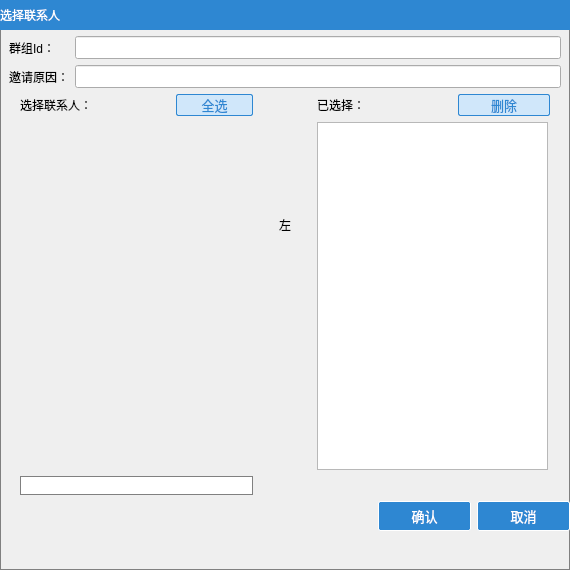
<?xml version="1.0" encoding="UTF-8"?>
<ui version="4.0">
 <class>inviteWidget</class>
 <widget class="QWidget" name="inviteWidget">
  <property name="geometry">
   <rect>
    <x>0</x>
    <y>0</y>
    <width>570</width>
    <height>570</height>
   </rect>
  </property>
  <property name="minimumSize">
   <size>
    <width>570</width>
    <height>0</height>
   </size>
  </property>
  <property name="maximumSize">
   <size>
    <width>570</width>
    <height>16777215</height>
   </size>
  </property>
  <property name="windowTitle">
   <string>Form</string>
  </property>
  <property name="styleSheet">
   <string notr="true">QWidget{
 font: 9pt &quot;微软雅黑&quot;;
}
QWidget#inviteWidget
{
	border-style: solid;
	border-width:1px;
	border-color:gray;
}
QLineEdit
{
	font-size: 10pt;
}
QPushButton#pushButtonAll
{
	font-size: 10pt;
	color:#2e87d2;
    border-style: solid;
	border-width:1px;
    border-radius: 2px;
	background-color: #d0e7fa;
}
QPushButton#pushButtonDelete
{
	font-size: 10pt;
	color:#2e87d2;
    border-style: solid;
	border-width:1px;
    border-radius: 2px;
	background-color: #d0e7fa;
}
QPushButton#pushButtonOk
{
	font-size: 9.6pt;
	color:#ffffff;
    border-style: solid;
	border-width:1px;
    border-radius: 2px;
	background-color: #2e87d2;
	min-width:91px;
	min-height:28px;
}
QPushButton#pushButtonCancle
{
	font-size: 9.6pt;
	color:#ffffff;
    border-style: solid;
	border-width:1px;
    border-radius: 2px;
	background-color: #2e87d2;
	min-width:91px;
	min-height:28px;
}
QWidget#widget{
	background-color: rgb(46, 135, 210);
}
QToolButton#toolButtonClose
{

	border-image: url(:/login/image/login/cl无焦点正常状态.png);
	height:23px;
	width: 28px;
	
}
QToolButton#toolButtonClose:hover
{
	
	
	border-image: url(:/login/image/login/cl有焦点.png);
}
QToolButton#toolButtonClose:pressed{
	
	border-image: url(:/login/image/login/cl焦点down状态.png);
	
}
QToolButton#toolButtonMin{
	border-image: url(:/login/image/login/sx无焦点正常状态.png);
height:23px;
width:28px;
	
	
}
QToolButton#toolButtonMin:hover
{
	
	border-image: url(:/login/image/login/sx有焦点.png);
}
QToolButton#toolButtonMin:pressed{
	border-image: url(:/login/image/login/sx焦点down状态.png);
	
}

QToolButton#toolButtonRight{	
	border-image: url(:/icon/image/jtr .png);

}
QToolButton#toolButtonLeft{	
	
	border-image: url(:/icon/image/jt.png);

}</string>
  </property>
  <layout class="QVBoxLayout" name="verticalLayout_5">
   <property name="leftMargin">
    <number>0</number>
   </property>
   <property name="topMargin">
    <number>0</number>
   </property>
   <property name="rightMargin">
    <number>0</number>
   </property>
   <property name="bottomMargin">
    <number>20</number>
   </property>
   <item>
    <widget class="QWidget" name="widget" native="true">
     <property name="sizePolicy">
      <sizepolicy hsizetype="Preferred" vsizetype="Fixed">
       <horstretch>0</horstretch>
       <verstretch>0</verstretch>
      </sizepolicy>
     </property>
     <property name="minimumSize">
      <size>
       <width>0</width>
       <height>30</height>
      </size>
     </property>
     <property name="maximumSize">
      <size>
       <width>16777215</width>
       <height>30</height>
      </size>
     </property>
     <property name="styleSheet">
      <string notr="true"/>
     </property>
     <layout class="QHBoxLayout" name="horizontalLayout_4">
      <property name="spacing">
       <number>0</number>
      </property>
      <property name="leftMargin">
       <number>0</number>
      </property>
      <property name="topMargin">
       <number>0</number>
      </property>
      <property name="rightMargin">
       <number>0</number>
      </property>
      <property name="bottomMargin">
       <number>0</number>
      </property>
      <item>
       <widget class="QLabel" name="label">
        <property name="sizePolicy">
         <sizepolicy hsizetype="Preferred" vsizetype="Fixed">
          <horstretch>0</horstretch>
          <verstretch>0</verstretch>
         </sizepolicy>
        </property>
        <property name="styleSheet">
         <string notr="true">QLabel{
font: 11pt &quot;微软雅黑&quot;;
color:white;
}</string>
        </property>
        <property name="text">
         <string>&lt;html&gt;&lt;head/&gt;&lt;body&gt;&lt;p&gt;选择联系人&lt;/p&gt;&lt;/body&gt;&lt;/html&gt;</string>
        </property>
       </widget>
      </item>
      <item>
       <spacer name="horizontalSpacer_2">
        <property name="orientation">
         <enum>Qt::Horizontal</enum>
        </property>
        <property name="sizeHint" stdset="0">
         <size>
          <width>40</width>
          <height>20</height>
         </size>
        </property>
       </spacer>
      </item>
      <item>
       <layout class="QVBoxLayout" name="verticalLayout">
        <item>
         <layout class="QHBoxLayout" name="horizontalLayout_3">
          <item>
           <widget class="QToolButton" name="toolButtonMin">
            <property name="sizePolicy">
             <sizepolicy hsizetype="Preferred" vsizetype="Expanding">
              <horstretch>0</horstretch>
              <verstretch>0</verstretch>
             </sizepolicy>
            </property>
            <property name="text">
             <string/>
            </property>
            <property name="autoRaise">
             <bool>true</bool>
            </property>
           </widget>
          </item>
          <item>
           <widget class="QToolButton" name="toolButtonClose">
            <property name="sizePolicy">
             <sizepolicy hsizetype="Preferred" vsizetype="Expanding">
              <horstretch>0</horstretch>
              <verstretch>0</verstretch>
             </sizepolicy>
            </property>
            <property name="styleSheet">
             <string notr="true"/>
            </property>
            <property name="text">
             <string/>
            </property>
            <property name="autoRaise">
             <bool>true</bool>
            </property>
           </widget>
          </item>
         </layout>
        </item>
       </layout>
      </item>
     </layout>
    </widget>
   </item>
   <item>
    <layout class="QFormLayout" name="formLayout_2">
     <property name="fieldGrowthPolicy">
      <enum>QFormLayout::ExpandingFieldsGrow</enum>
     </property>
     <property name="horizontalSpacing">
      <number>6</number>
     </property>
     <property name="verticalSpacing">
      <number>6</number>
     </property>
     <property name="leftMargin">
      <number>9</number>
     </property>
     <property name="rightMargin">
      <number>9</number>
     </property>
     <item row="0" column="0">
      <widget class="QLabel" name="label_4">
       <property name="text">
        <string>群组Id：</string>
       </property>
      </widget>
     </item>
     <item row="0" column="1">
      <widget class="QLineEdit" name="lineEditRoom">
       <property name="maximumSize">
        <size>
         <width>16777215</width>
         <height>16777215</height>
        </size>
       </property>
       <property name="text">
        <string/>
       </property>
       <property name="readOnly">
        <bool>true</bool>
       </property>
      </widget>
     </item>
     <item row="1" column="0">
      <widget class="QLabel" name="label_6">
       <property name="text">
        <string>邀请原因：</string>
       </property>
      </widget>
     </item>
     <item row="1" column="1">
      <widget class="QLineEdit" name="lineEditReason">
       <property name="sizePolicy">
        <sizepolicy hsizetype="Expanding" vsizetype="Preferred">
         <horstretch>0</horstretch>
         <verstretch>0</verstretch>
        </sizepolicy>
       </property>
      </widget>
     </item>
    </layout>
   </item>
   <item>
    <layout class="QHBoxLayout" name="horizontalLayout_6">
     <property name="leftMargin">
      <number>20</number>
     </property>
     <property name="rightMargin">
      <number>20</number>
     </property>
     <item>
      <layout class="QVBoxLayout" name="verticalLayout_2">
       <property name="bottomMargin">
        <number>0</number>
       </property>
       <item>
        <layout class="QHBoxLayout" name="horizontalLayout_2">
         <property name="spacing">
          <number>6</number>
         </property>
         <item>
          <widget class="QLabel" name="label_7">
           <property name="sizePolicy">
            <sizepolicy hsizetype="Preferred" vsizetype="Fixed">
             <horstretch>0</horstretch>
             <verstretch>0</verstretch>
            </sizepolicy>
           </property>
           <property name="text">
            <string>选择联系人：</string>
           </property>
          </widget>
         </item>
         <item>
          <spacer name="horizontalSpacer_4">
           <property name="orientation">
            <enum>Qt::Horizontal</enum>
           </property>
           <property name="sizeType">
            <enum>QSizePolicy::Expanding</enum>
           </property>
           <property name="sizeHint" stdset="0">
            <size>
             <width>40</width>
             <height>0</height>
            </size>
           </property>
          </spacer>
         </item>
         <item>
          <widget class="QPushButton" name="pushButtonAll">
           <property name="sizePolicy">
            <sizepolicy hsizetype="Expanding" vsizetype="Fixed">
             <horstretch>0</horstretch>
             <verstretch>0</verstretch>
            </sizepolicy>
           </property>
           <property name="text">
            <string>全选</string>
           </property>
          </widget>
         </item>
        </layout>
       </item>
       <item>
        <widget class="ChechFriendWidget" name="chechFriendWidget" native="true">
         <property name="sizePolicy">
          <sizepolicy hsizetype="Fixed" vsizetype="Fixed">
           <horstretch>0</horstretch>
           <verstretch>0</verstretch>
          </sizepolicy>
         </property>
         <property name="minimumSize">
          <size>
           <width>231</width>
           <height>348</height>
          </size>
         </property>
         <property name="maximumSize">
          <size>
           <width>231</width>
           <height>348</height>
          </size>
         </property>
        </widget>
       </item>
       <item>
        <widget class="QLineEdit" name="lineEditSearch">
         <property name="styleSheet">
          <string notr="true">QLineEdit{
border: 1px solid gray;
background-image: url(:/icon/image/search.png);
background-position:right center;
background-repeat: no-repeat;
}</string>
         </property>
         <property name="text">
          <string/>
         </property>
        </widget>
       </item>
      </layout>
     </item>
     <item>
      <widget class="QWidget" name="widget_2" native="true">
       <property name="minimumSize">
        <size>
         <width>52</width>
         <height>0</height>
        </size>
       </property>
       <layout class="QVBoxLayout" name="verticalLayout_4">
        <item>
         <widget class="QToolButton" name="toolButtonRight">
          <property name="minimumSize">
           <size>
            <width>34</width>
            <height>20</height>
           </size>
          </property>
          <property name="text">
           <string>左</string>
          </property>
          <property name="icon">
           <iconset resource="../image.qrc">
            <normaloff>:/icon/image/jtr .png</normaloff>:/icon/image/jtr .png</iconset>
          </property>
          <property name="autoRaise">
           <bool>true</bool>
          </property>
         </widget>
        </item>
        <item>
         <widget class="QToolButton" name="toolButtonLeft">
          <property name="minimumSize">
           <size>
            <width>34</width>
            <height>20</height>
           </size>
          </property>
          <property name="iconSize">
           <size>
            <width>16</width>
            <height>16</height>
           </size>
          </property>
          <property name="autoRaise">
           <bool>true</bool>
          </property>
         </widget>
        </item>
       </layout>
      </widget>
     </item>
     <item>
      <layout class="QVBoxLayout" name="verticalLayout_3">
       <property name="bottomMargin">
        <number>0</number>
       </property>
       <item>
        <layout class="QHBoxLayout" name="horizontalLayout_5">
         <property name="spacing">
          <number>0</number>
         </property>
         <item>
          <widget class="QLabel" name="label_8">
           <property name="text">
            <string>已选择：</string>
           </property>
          </widget>
         </item>
         <item>
          <spacer name="horizontalSpacer_5">
           <property name="orientation">
            <enum>Qt::Horizontal</enum>
           </property>
           <property name="sizeType">
            <enum>QSizePolicy::Expanding</enum>
           </property>
           <property name="sizeHint" stdset="0">
            <size>
             <width>40</width>
             <height>20</height>
            </size>
           </property>
          </spacer>
         </item>
         <item>
          <widget class="QPushButton" name="pushButtonDelete">
           <property name="sizePolicy">
            <sizepolicy hsizetype="Expanding" vsizetype="Fixed">
             <horstretch>0</horstretch>
             <verstretch>0</verstretch>
            </sizepolicy>
           </property>
           <property name="text">
            <string>删除</string>
           </property>
          </widget>
         </item>
        </layout>
       </item>
       <item>
        <widget class="SearchListView" name="listView">
         <property name="minimumSize">
          <size>
           <width>231</width>
           <height>348</height>
          </size>
         </property>
         <property name="maximumSize">
          <size>
           <width>231</width>
           <height>348</height>
          </size>
         </property>
        </widget>
       </item>
       <item>
        <spacer name="verticalSpacer">
         <property name="orientation">
          <enum>Qt::Vertical</enum>
         </property>
         <property name="sizeType">
          <enum>QSizePolicy::Fixed</enum>
         </property>
         <property name="sizeHint" stdset="0">
          <size>
           <width>20</width>
           <height>25</height>
          </size>
         </property>
        </spacer>
       </item>
      </layout>
     </item>
    </layout>
   </item>
   <item>
    <layout class="QHBoxLayout" name="horizontalLayout">
     <item>
      <spacer name="horizontalSpacer">
       <property name="orientation">
        <enum>Qt::Horizontal</enum>
       </property>
       <property name="sizeHint" stdset="0">
        <size>
         <width>40</width>
         <height>20</height>
        </size>
       </property>
      </spacer>
     </item>
     <item>
      <widget class="QPushButton" name="pushButtonOk">
       <property name="sizePolicy">
        <sizepolicy hsizetype="Preferred" vsizetype="Fixed">
         <horstretch>0</horstretch>
         <verstretch>0</verstretch>
        </sizepolicy>
       </property>
       <property name="text">
        <string>确认</string>
       </property>
      </widget>
     </item>
     <item>
      <widget class="QPushButton" name="pushButtonCancle">
       <property name="text">
        <string>取消</string>
       </property>
      </widget>
     </item>
    </layout>
   </item>
   <item>
    <spacer name="verticalSpacer_2">
     <property name="orientation">
      <enum>Qt::Vertical</enum>
     </property>
     <property name="sizeHint" stdset="0">
      <size>
       <width>20</width>
       <height>40</height>
      </size>
     </property>
    </spacer>
   </item>
  </layout>
 </widget>
 <customwidgets>
  <customwidget>
   <class>ChechFriendWidget</class>
   <extends>QWidget</extends>
   <header>mainFunction/chechfriendwidget.h</header>
   <container>1</container>
  </customwidget>
  <customwidget>
   <class>SearchListView</class>
   <extends>QListView</extends>
   <header>listFriend/searchlistview.h</header>
  </customwidget>
 </customwidgets>
 <resources>
  <include location="../image.qrc"/>
 </resources>
 <connections/>
</ui>
